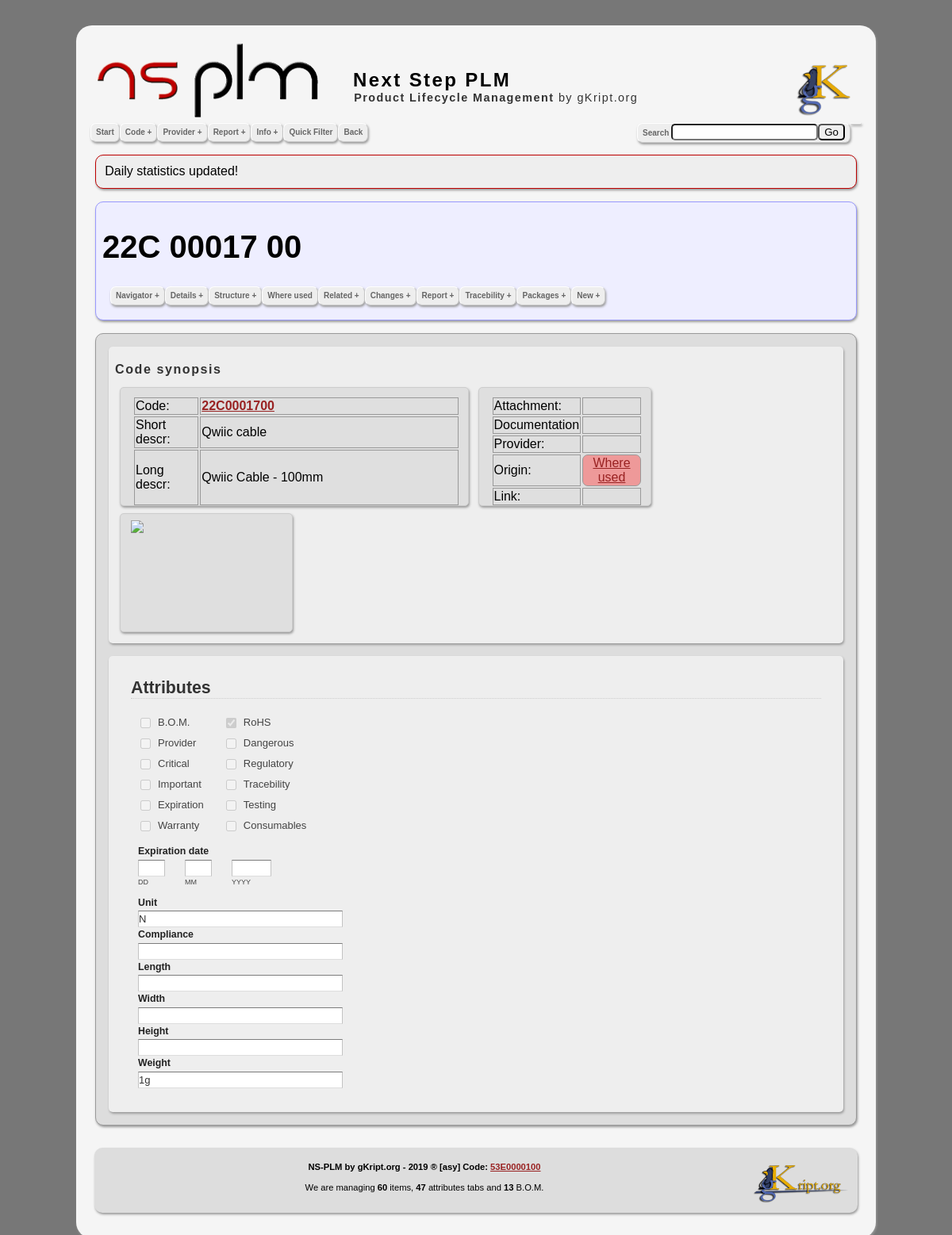
The app's page /attributes.php?code=22C0001700&action=Show, older data.
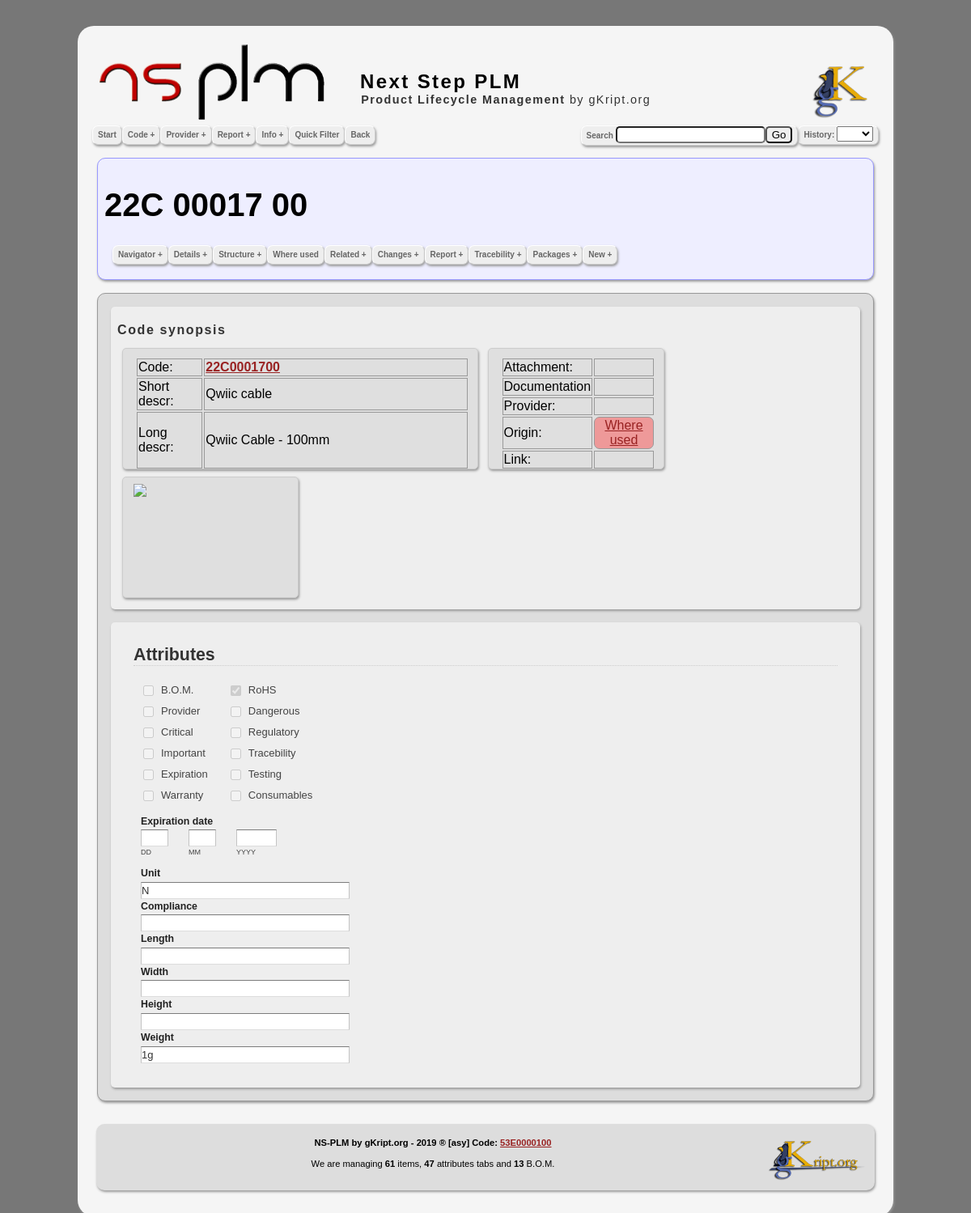
The same page, newer data.
### tables this page shows
CREATE TABLE IF NOT EXISTS `statistics` (
  `statid` int(11) NOT NULL AUTO_INCREMENT,
  `name` varchar(32) NOT NULL,
  `value` varchar(32) NOT NULL,
  `timest` timestamp NOT NULL DEFAULT current_timestamp(),
  UNIQUE KEY `statid` (`statid`)
);

### src/php/date.php (called while the page is built, shortened)
<?php
	function today_mysql() {
		return date("Y-m-d");
	}
?>

### src/php/statistics.php (called while the page is built, shortened)
<?php
	function stat_CodeCountDaily() {
		$ins = 0;
		$name = "CodeCountDaily";
		$today = today_mysql();
		$sql = "SELECT * FROM `statistics` WHERE `name` = '$name' AND `timest` like '$today%'";
		$res = query_get_num_rows( $sql );
		if ( ! $res ) {
			$codnum = stat_codes_total_from_codes();
			$sql = "INSERT INTO `statistics` (`statid`, `name`, `value`, `timest`) VALUES (NULL, '$name', '$codnum', current_timestamp())";
			$ins = 1;
		}
		return $ins;
	}
	function stat_AttribCountDaily() {
		$ins = 0;
		$name = "AttribCountDaily";
		$today = today_mysql();
		$sql = "SELECT * FROM `statistics` WHERE `name` = '$name' AND `timest` like '$today%'";
		$res = query_get_num_rows( $sql );
		if ( ! $res ) {
			$attnum = stat_attrib_total_from_attrib();
			$sql = "INSERT INTO `statistics` (`statid`, `name`, `value`, `timest`) VALUES (NULL, '$name', '$attnum', current_timestamp())";
			$ins = 1;
		}
		return $ins;
	}
	function stat_BomCountDaily( $check = 0 ) {
		$ins = 0;
		$name = "BomCountDaily";
		$today = today_mysql();
		$sql = "SELECT * FROM `statistics` WHERE `name` = '$name' AND `timest` like '$today%'";
		$res = query_get_num_rows( $sql );
		if ( ( ! $res ) || ( $check ) ) {
			$bom = 0;
			$result = query_get_result( "SELECT * FROM `elenco_codici`" );
			$items = $result->num_rows;
			for( $r = 0 ; $r < $items ; $r++ ) {
				$row = $result->fetch_array();
				$code = $row["codice"];
				$sql = "SELECT *  FROM `lista_composizione` WHERE `father` LIKE '$code' ORDER BY `lista_composizione`.`modifyTS` DESC LIMIT 0,1";
				$bom += query_get_num_rows( $sql );
			}
			$sql = "INSERT INTO `statistics` (`statid`, `name`, `value`, `timest`) VALUES (NULL, '$name', '$bom', current_timestamp())";
			$ins = 1;
		}
		return $ins;
	}
	function stat_codes_total_from_codes() {
		return query_get_num_rows( "SELECT * FROM `elenco_codici`" );
	}
	function stat_attrib_total_from_attrib() {
		return query_get_num_rows( "SELECT * FROM `codattributes`" );
	}
	function stat_codes_total_from_stats( $sentence = 1 ) {
		$sql = "SELECT * FROM `statistics` WHERE `name` = 'CodeCountDaily' ORDER BY `statistics`.`timest` DESC LIMIT 0,1";
		$value = query_get_a_field( $sql , "value" );
		if ( $sentence )
			return "We are managing $value codes!";
		else
			return $value;
	}
	function stat_attributes_total_from_stats( $sentence = 1 ) {
		$sql = "SELECT * FROM `statistics` WHERE `name` = 'AttribCountDaily' ORDER BY `statistics`.`timest` DESC LIMIT 0,1";
		$value = query_get_a_field( $sql , "value" );
		if ( $sentence )
			return "We are managing $value attributes!";
		else
			return $value;
	}
	function stat_bom_total_from_stats( $sentence = 1 ) {
		$sql = "SELECT * FROM `statistics` WHERE `name` = 'BomCountDaily' ORDER BY `statistics`.`timest` DESC LIMIT 0,1";
		$value = query_get_a_field( $sql , "value" );
		if ( $sentence )
			return "We are managing $value B.O.M.!";
		else
			return $value;
	}
 ?>

### src/php/mysqli_utils.php (called while the page is built, shortened)
<?php
	function query_single_line( $query , $echo = 0 ) {
		$result = query_get_result( $query );
		if ( $result )
			return $result->fetch_array();
		return NULL;
	}
	function query_get_result( $query  , $echo = 0 ) {
		global $mysqli;
		$result = $mysqli->query ( $query ) or
			die( "query_single_line() : Problem with query<br/>&nbsp;&nbsp;&nbsp;&nbsp;Query true: $query<br/>&nbsp;&nbsp;&nbsp;&nbsp;MySql :" . $mysqli->error ."<br/>" );
		if ( $result->num_rows != 0 )
			return $result;
		else
			return NULL;
	}
	function query_get_a_field( $query , $fname  , $echo = 0 ) {
		$result = query_get_result( $query );
		if ( $row = $result->fetch_array() )
			return $row[ $fname ];
		else
			return 0;
	}
	function query_get_num_rows( $query , $echo = 0 ) {
		global $mysqli;
		$result = $mysqli->query ( $query ) or
			die( "query_single_line() : Problem with query<br/>&nbsp;&nbsp;&nbsp;&nbsp;Query : $query<br/>&nbsp;&nbsp;&nbsp;&nbsp;MySql :" . $mysqli->error ."<br/>" );
		return $result->num_rows;
	}
?>

### src/php/form_elements.php (the view, shortened to what the changed rows need)
<?php
	$A_options = [
		'option0' => [
			'value' => 'x',
			'name' 	=> ' '
		],
	];
	function select_option( $command , $value = "" , $name = "" , $id = 0 ) {
		global $A_options;
		$elementi = count( $A_options );
		if ( $command == "insert" ) {
			$index = "option" . $elementi;
			$A_options[ $index ] = [
				'value' => $value ,
				'name' => $name
			];
			$elementi = count( $A_options );
			return $elementi;
		}
		else if ( $command == "count" ) {
			return $elementi;
		}
		else if ( $command == "reset" ) {
			$A_options = [
				'option0' => [
					'value' => 'x',
					'name' 	=> ' '
				],
			];
			$elementi = count( $A_options );
			return $elementi;
		}
		else if ( $command == "get" ) {
			$index = "option" . $id;
			$res = array_values( $A_options[ $index ] );
			return $res;
		}
		return 0;
	}
		?>
		<?php
	function select_composer_from_array( $id , $name , $undefined = 0 , $class = "" , $onchange = "" , $select = "" , $nl = 0 , $label = "" , $position = "sx" ) {
		$elements		=	select_option( "count" );
		$r 					= 1;
		if ( $position == "sx" )
			println( "<label for=\"$id\">$label</label>" );
		if ( $undefined )
				$r = 0;
		for( $r ; $r < $elements ; $r++ ) {
				$array = select_option( "get" , "" , "" , $r );
				$ssel = "";
				if ( $array[0] == $select )
					$ssel = " selected ";
				println( "	<option value='" . $array[0] . "'$ssel>" . $array[1] . "</option>" );
		}
	}
	function checkbox_composer( $name , $value , $class , $checked = 0 , $label = 0 , $label_class = "" , $label_text = "" , $label_pos = "after" , $disable = 0 ) {
		$ch  = $checked ? "checked"  : "";
		$dis = $disable ? "disabled" : "";
		echo "<input id=\"" . $name . "\" name=\"" . $name . "\" class=\"" . $class . "\" type=\"checkbox\" value=\"" . $value . "\" " . $ch . " " . $dis . " />\n";
		if ( ( $label ) && ( $label_pos == "after" )	)
			echo "<label class=\"" . $label_class . "\" for=\"" . $name . "\">$label_text</label>\n";
	}
	function text_input_composer( $name , $value , $class , $type , $size , $maxlength , $label = 0 , $label_class = "" , $label_text = "" , $label_pos = "after" , $disable = 0 ) {
		if ( ( $label ) && ( $label_pos == "before" )	)
			echo "<label class=\"" . $label_class . "\" for=\"" . $name . "\">$label_text</label>\n";
		$dis = $disable ? "disabled" : "";
		echo "<input id=\"" . $name . "\" name=\"" . $name . "\" class=\"" . $class . "\" type=\"" . $type . "\" size=\"" . $size . "\" maxlength=\"" . $maxlength . "\" value=\"" . $value . "\" " . $dis . " />\n";
		if ( ( $label ) && ( $label_pos == "after" )	)
			echo "<label class=\"" . $label_class . "\" for=\"" . $name . "\">$label_text</label>\n";
	}
?>

### src/php/navmenu.php (shortened to what the changed rows need)
<!DOCTYPE html>
<html xmlns="http://www.w3.org/1999/xhtml">
	<head>
	</head>
	<body>
		<?php
			$back = "";
			if ( isset( $_SERVER["HTTP_REFERER"] ) ) {
				$back = $_SERVER["HTTP_REFERER"];
			}
		?>
	<div id="centerColumn">
		<div id="header">
			<table border="0" width="100%" >
				<tr>
					<td valign="middle" ><h1>Next Step PLM</h1><h2><b>Product Lifecycle Management</b> by gKript.org</h2></td>
				</tr>
			</table>
		</div>
		<div style="margin-left: 10px; margin-right: 10px; margin-bottom: 10px;" >
			<Form Name ="menu_srch" Method ="GET" ACTION = "index.php">
				<ul id="navmenu">
					<li><a href="index.php">Start</a></li>
					<li><a href="">Code +</a>
					</li>
					<li><a href="">Provider +</a>
					</li>
					<li><a href="code.php?code=0">Report +</a>
					</li>
					<li><a>Info +</a>
					</li>
					<li><a href="code.php?code=0&action=filter">Quick Filter</a></li>
					<li><a href="<?php echo $back; ?>">Back</a></li>
					<li style="float:right;">
						<a>
<?php
							$sql = "SELECT * FROM `search` ORDER BY `search`.`createTS` DESC";
							$result = query_get_result( $sql );
							if ( $result ) {
								$loop = ITEMS_IN_HISTORY;
								if ( $result->num_rows < ITEMS_IN_HISTORY )
									$loop = $result->num_rows;
								select_option( "reset" );
								for( $r = 0 ; $r < ITEMS_IN_HISTORY ; $r++ ) {
									$row = $result->fetch_array();
									select_option( "insert" , $row["search"] , $row["search"] );
								}
								select_composer_from_array( "hist" , "hist" , 1 , "" , "this.form.submit()" , "" , 0 , "History: " );
							}
?>
						</a>
					</li>
					<li style="float:right;"><a>Search <INPUT style="border-radius: 5px;" TYPE = "Text" NAME = "text"><INPUT style="border-radius: 5px;" TYPE = "Submit" Name = "src" VALUE = "Go"></a></li>
				</ul>
			</FORM>
		</div>
		<?php
		$c =  stat_CodeCountDaily();
		$c += stat_AttribCountDaily();
		$c += stat_BomCountDaily();
		if ( $c )
			insert_blockquote( "Daily statistics updated!" , "Blockquote");
		?>

### src/php/utils.php (shortened to what the changed rows need)
<?php
	function println( $text ) {
		echo $text . "\n";
	}
	function link_css( $name , $path , $src = "local"  ) {
		if ( $src == "local" ) {
			$fname = $path . $name;
			println( "<link rel=\"stylesheet\" href=\"$fname\" type=\"text/css\" />" );
		}
		else if ( $src == "online" ) {
			println( "<link rel=\"stylesheet\" href=\"$path\" type=\"text/css\" />" );
		}
	}
	function insert_blockquote( $text , $type = "Blockquote" , $die = 0 ) {
		$border = "";
		if ( $type == "Blockquote" )
			$border = "border-top:1px solid #999; border-bottom:1px solid #999; background-color:#edd;";
		if ( $type == "Notice" )
			$border = "border-top:1px solid #999; border-bottom:1px solid #999; background-color:#eef;";
		else if ( $type == "Caution" )
			$border = "border-top:4px solid #e8e848; border-bottom:4px solid #e8e848; background-color:#ffd;";
		else if ( $type == "Warning" )
			$border = "border-top:4px solid #be0000; border-bottom:4px solid #be0000; background-color:#fee; text-align: justify; text-justify: inter-word;";
		else if ( $type == "Error" )
			$border = "border-top:10px solid #be0000; border-bottom:10px solid #be0000; background-color:#f99;";
		else if ( $type == "Success" )
			$border = "border-top:10px solid #8f8; border-bottom:10px solid #8f8; background-color:#dfd;";
		else if ( $type == "Are you sure?" )
			$border = "border-top:10px solid #f88; border-bottom:10px solid #f88; background-color:#fdd;";
		else
			$border = "border:1px solid #be0000; background-color:#eee;";
		if ( $type != "Blockquote" ) {
?>
		<blockquote style = "<?php print( $border ); ?>" >
			<p>
				<?php print( $text ); ?><br /><br />
				<h3>&nbsp;&nbsp;&nbsp;&nbsp;<span class="blink_text"><?php print( $type); ?></span></h3><br />
			</p>
<?php
		}
		else {
?>
		<blockquote style = "<?php print( $border ); ?>" >
			<p><?php print( $text ); ?></p>
<?php
		}
		echo "		</blockquote>";
	}
?>

### src/php/footer.php (shortened to what the changed rows need)
			<div id="footer">
				<div style='text-align: center;' >
					<p>We are managing <b><?php echo stat_codes_total_from_stats(0); ?></b> items, <b><?php echo stat_attributes_total_from_stats(0); ?></b> attributes tabs and <b><?php echo stat_bom_total_from_stats(0); ?></b> B.O.M.</p>
					<br/>
				</div>
			</div>
		</div>
		<br/><br/>
	</body>
</html>

Row changes from the older to the newer data that the page shows:
no longer on this page (row unchanged): statistics: value "60"
added statistics: value "61"
Text that changed along with them:
$text: "Code synopsis Code: Short descr: Qwiic cable Long descr: Qwiic Cable - 100mm Attachment: Documentation Provider: Origin: Link:" → "History: Code synopsis Code: Short descr: Qwiic cable Long descr: Qwiic Cable - 100mm Attachment: Documentation Provider: Origin: Link:"
$text: "Daily statistics updated!" → (not shown)
